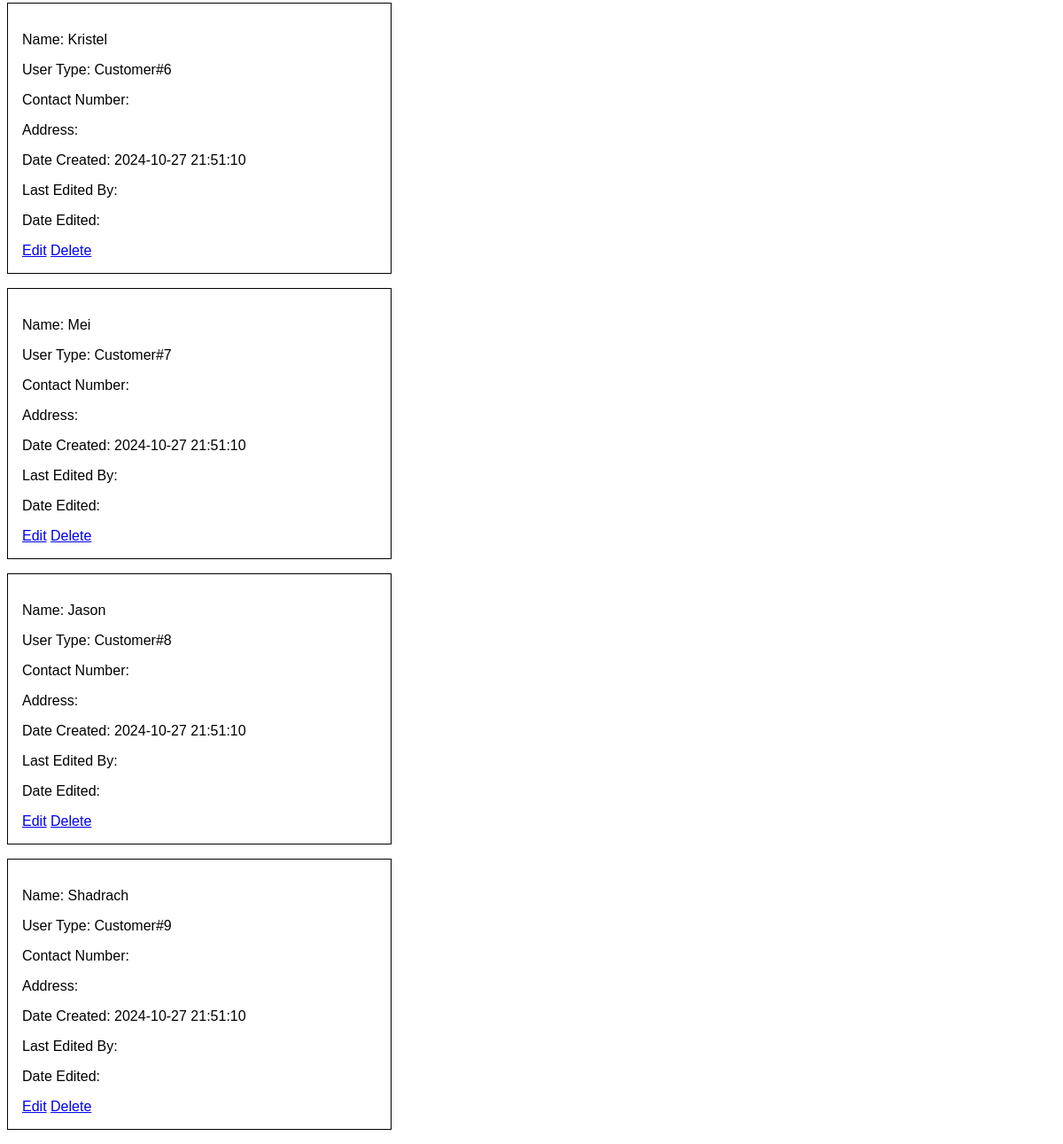
The page /users/viewUsers.php (signed in, lower part) on the database as committed earlier.
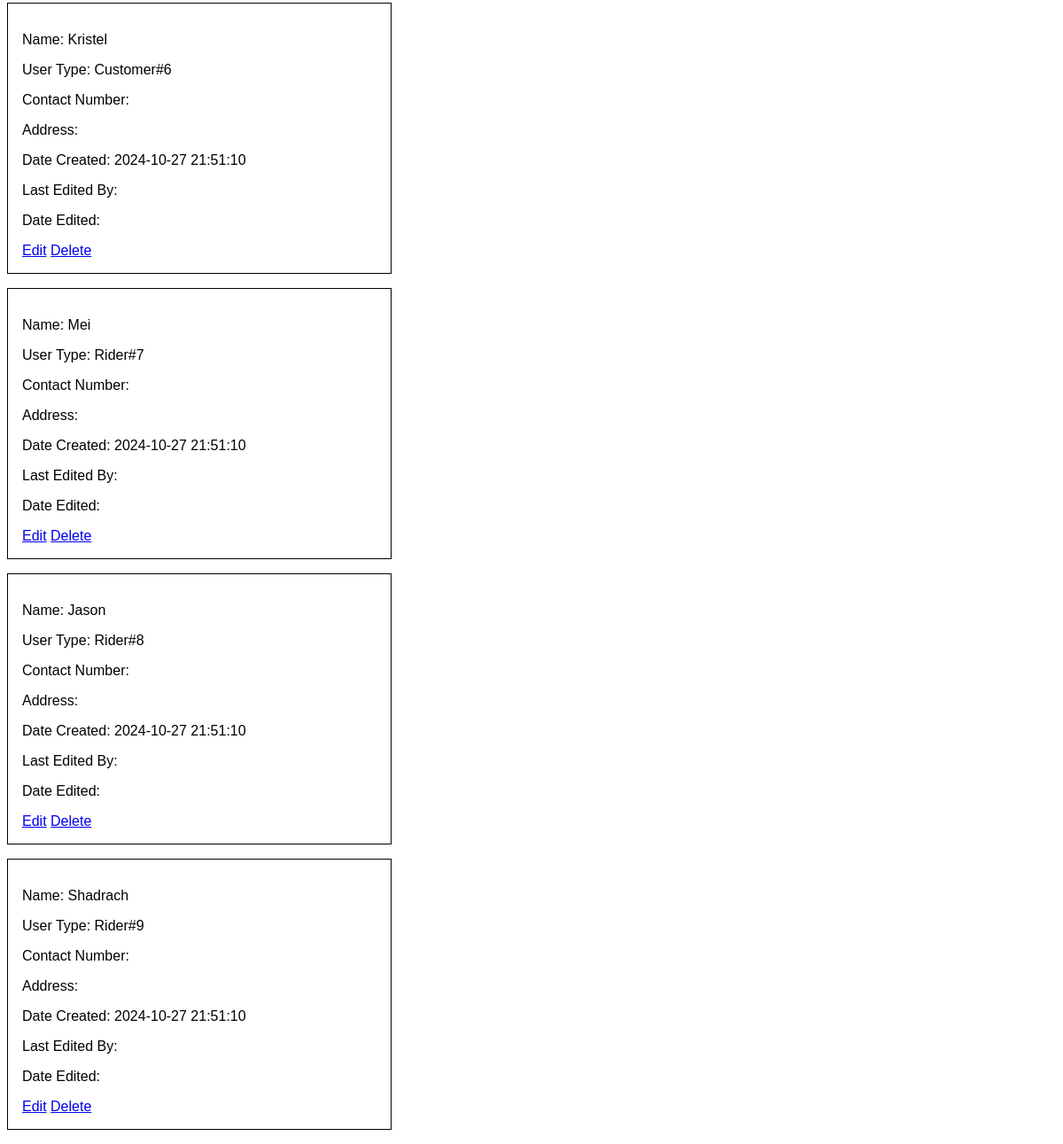
The same page on the database as committed later.
### tables this page shows
create table users(
  user_id int auto_increment,
  primary key (user_id),
  user_name varchar(255),
  user_password varchar(255),
  user_type varchar(255),
  user_contact varchar(255),
  user_address varchar(255),
  date_created timestamp default current_timestamp,
  edited_by int, foreign key (edited_by) references users(user_id),
  date_edited timestamp null
  );

### core/models.php (called while the page is built, shortened)
<?php
  function getAllUsers($pdo){
    $sql = "SELECT * from users";
    $stmt = $pdo->prepare($sql);
    $execute = $stmt->execute();
    if($execute){
      return $stmt->fetchAll();
    }
  }
?>

### users/viewUsers.php (the view, shortened to what this page needs)
<?php
  require_once '../core/dbConfig.php';
  require_once '../core/models.php';
?>
<!DOCTYPE html>
<html lang="en">
<head>
  <link rel="stylesheet" href="../core/style.css?<?php echo time()?>">
</head>
<body>
  <?php
    $getAllUsers = getAllUsers($pdo);
    foreach($getAllUsers as $row){?>
      <div class="userDiv">
        <p>Name: <?php echo $row['user_name']?></p>
        <p>User Type: <?php echo $row['user_type']?>#<?php echo $row['user_id']?></p>
        <p>Contact Number: <?php echo $row['user_contact']?></p>
        <p>Address: <?php echo $row['user_address']?></p>
        <p>Date Created: <?php echo $row['date_created']?></p>
        <p>Last Edited By:
        </p>
        <p>Date Edited: <?php echo $row['date_edited']?></p>
        <a href="editUser.php?userID=<?php echo $row['user_id']?>">Edit</a>
        <a href="deleteUser.php?userID=<?php echo $row['user_id']?>">Delete</a>
      </div>
    <?php }?>
</body>
</html>

### core/style.css (style rules this page uses)
* { font-family: Arial, Helvetica, sans-serif; }
.userDiv, .editing-form { padding: 1rem; border: 1px solid; width: 25rem; margin-top: 1rem; margin-bottom: 1rem; }

Rows that differ between the two databases and show on the page:
changed users "Mei": user_type "Customer" → "Rider"
changed users "Jason": user_type "Customer" → "Rider"
changed users "Shadrach": user_type "Customer" → "Rider"
